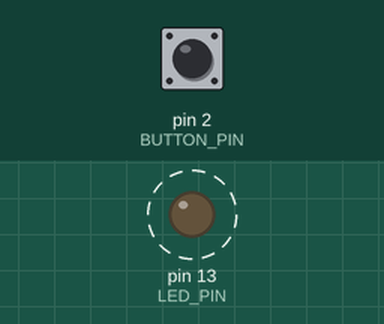
Recording of a sketch running on a simulated Arduino Uno, built with avr-gcc and run on an emulated ATmega328P. Shown: output pins drawn as LEDs (lit = HIGH). Dashed ring = blinking. The test bench sets the inputs (shaded band); at power-on: pin 2 (BUTTON_PIN) HIGH. What the sketch prints to the serial monitor is not drawn.

Above: at 0.5 s.
Timing chart, 0 to 4.6 s (numbered marks = the images above):
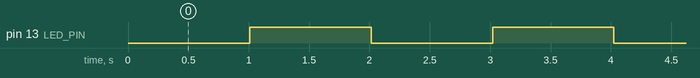

The sketch:

pbvaluedisplayedonserialmonitorandblink.ino
```cpp
/* This is the PB value displayed on serial monitor and blink (without using Delay) Program.
The goal of this program is to blink a LED and in the serial monitor,
PB value should display a 1 when it's not pressed and 0 while it's pressed.*/


int BUTTON_PIN = 2; // Define the pin for the push button
int LED_PIN = 13; // Define the pin for the LED

unsigned long previousMillis = 0; // Variable to store the last time the LED was updated
const long interval = 1000; // Interval at which to blink the LED (in milliseconds)

void setup() {
  pinMode(BUTTON_PIN, INPUT_PULLUP); // Set the push button pin as input with internal pull-up resistor
  pinMode(LED_PIN, OUTPUT); // Set the LED pin as output
  Serial.begin(9600); // Start serial communication with a baud rate of 9600
}

void loop() {
  int buttonState = digitalRead(BUTTON_PIN); // Read the state of the push button

  Serial.print("PB value = "); // Print "PB Value =" on the serial monitor
  Serial.println(buttonState); // Print the button state on the serial monitor

  unsigned long currentMillis = millis(); // Get the current time in milliseconds

  if (currentMillis - previousMillis >= interval) { // If it's time to blink the LED
    previousMillis = currentMillis; // Save the last time the LED was updated

    digitalWrite(LED_PIN, !digitalRead(LED_PIN)); // Toggle the state of the LED
  }
}
```

Measured:
- by itself, pin 13 (LED_PIN): alternates HIGH for 1.0 s and LOW for 1.0 s
